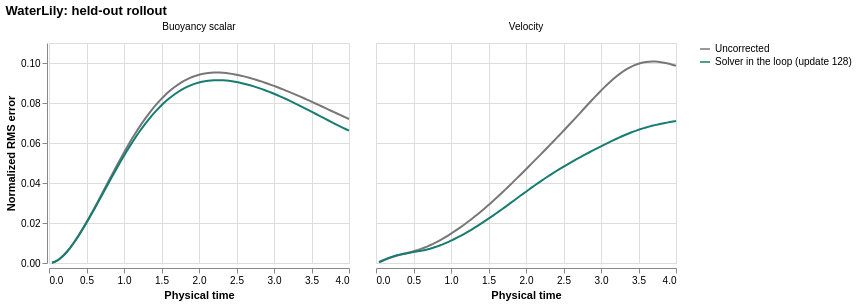

Vega-Lite specification for this chart:
### Vega-Lite specification from a JSON file in a GitHub repository (floating-point values rounded to 4 significant figures; data arrays with more than 128 entries replaced by an {"elided": "..."} marker saying what was removed)
{"config": {"view": {"continuousWidth": 300, "continuousHeight": 300}}, "data": {"name": "data-3c279ec0be9b96e7099ff9927aca5b26"}, "facet": {"column": {"field": "field", "title": null, "type": "nominal"}}, "spec": {"mark": {"type": "line"}, "encoding": {"color": {"field": "method", "scale": {"domain": ["Uncorrected", "Solver in the loop (update 128)"], "range": ["#777777", "#177c71"]}, "title": null, "type": "nominal"}, "tooltip": [{"field": "method", "type": "nominal"}, {"field": "field", "type": "nominal"}, {"field": "time", "type": "quantitative"}, {"field": "error", "format": ".5g", "type": "quantitative"}], "x": {"field": "time", "title": "Physical time", "type": "quantitative"}, "y": {"field": "error", "scale": {"zero": true}, "title": "Normalized RMS error", "type": "quantitative"}}, "height": 220, "width": 300}, "title": "WaterLily: held-out rollout", "$schema": "https://vega.github.io/schema/vega-lite/v6.4.1.json", "datasets": {"data-3c279ec0be9b96e7099ff9927aca5b26": {"elided": "400 records"}}, "usermeta": {"renderer": "svg"}}
